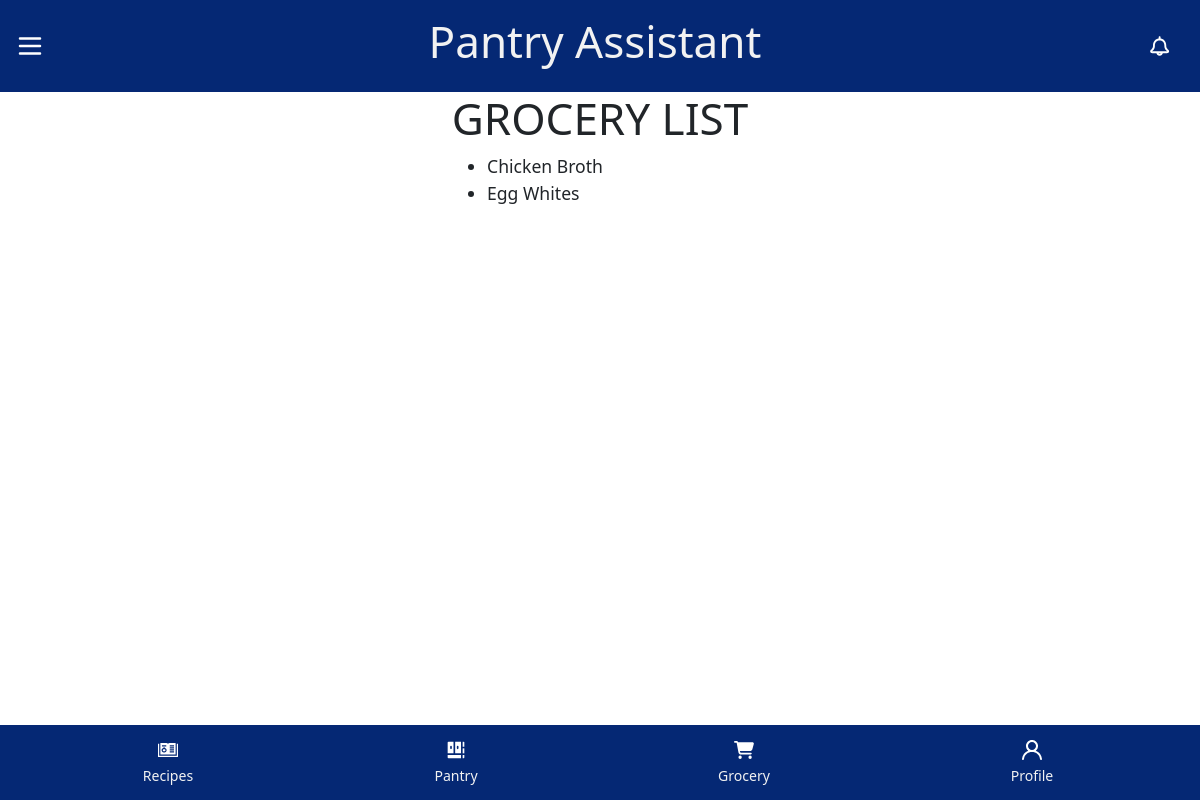
The app's page /grocery_list/ (signed in), older data.
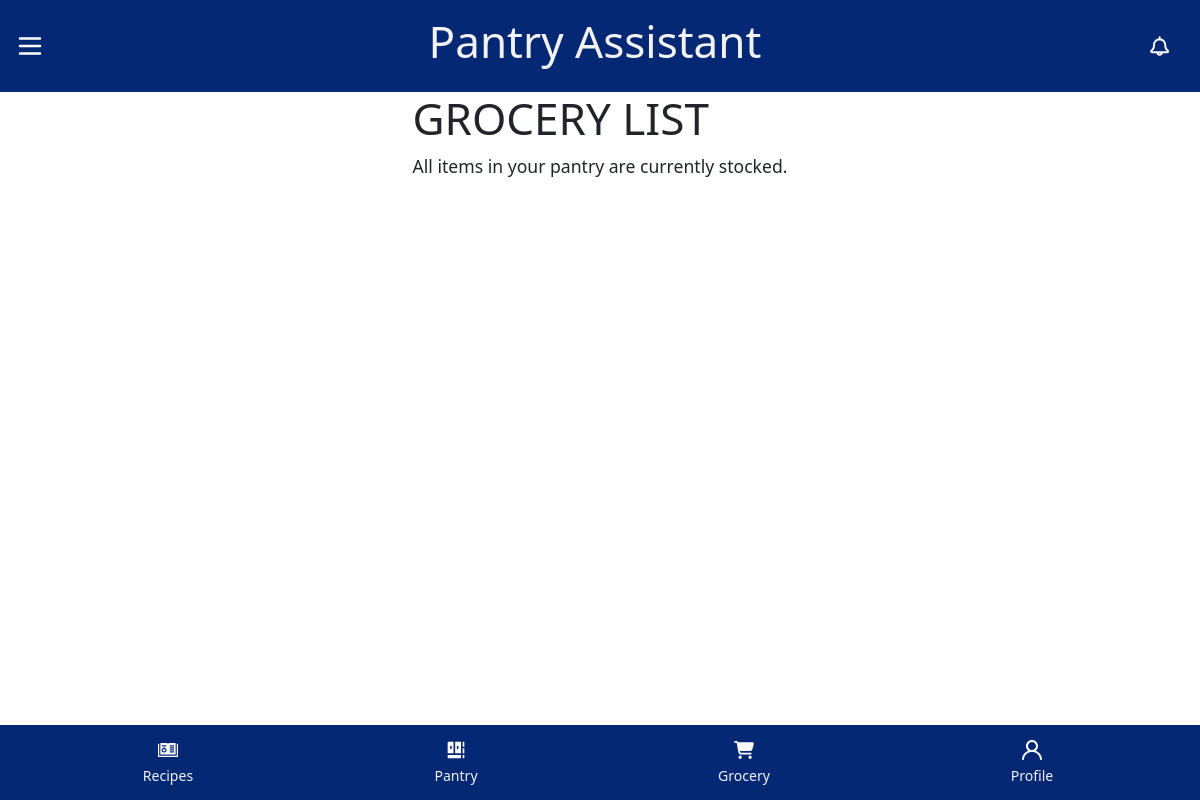
The same page, newer data.
### pantry/models.py (models this page shows, shortened)
class PantryItem(models.Model):
    user = models.ForeignKey(User, on_delete=models.CASCADE)
    name = models.CharField(max_length=100)
    in_stock = models.BooleanField(default=True)
    quantity = models.IntegerField(default='', blank=True, null=True)
    units = models.CharField(max_length=50, default="", blank=True, null=True)
    expiration_date = models.DateField(blank=True, null=True)

### pantry/views.py (the view)
# urls.py: path('grocery_list/', views.grocery_list, name="grocery_list"),
@login_required(login_url='login')
def grocery_list(request):
    out_of_stock_items = PantryItem.objects.filter(user=request.user, in_stock=False)
    context = {
        "out_of_stock_items" : out_of_stock_items,
    }
    return render(request, 'pantry/grocery_list.html', context=context)

### pantry/templates/pantry/grocery_list.html
{% extends "pantry/authenticated_base.html" %}
{% load static %}
{% block link %}
    <link rel="stylesheet" href="{% static 'css/styles_grocery.css' %}">
{% endblock %}
{% block content %}
<h1>GROCERY LIST</h1>
    {% if out_of_stock_items %}
        <ul>
            {% for item in out_of_stock_items %}
                <li>{{item.name|title}}</li>
            {% endfor %}
        </ul>
    {% else %}
        <p>All items in your pantry are currently stocked.</p>
    {% endif %}
{% endblock %}

Row changes from the older to the newer data that the page shows:
no longer on this page (row edited): PantryItem: name "Chicken Broth"
no longer on this page (row edited): PantryItem: name "Egg Whites"
Text that changed along with them:
text now shown: "All items in your pantry are currently stocked."
